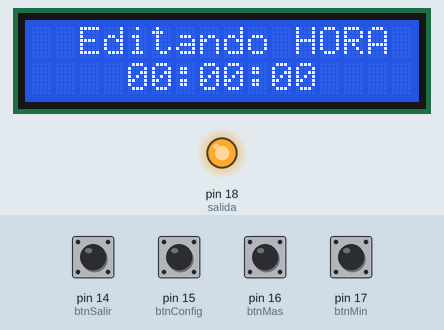
Simulated run of this sketch. Board: Arduino Uno, built with avr-gcc and run on an emulated ATmega328P. Parts: 16×2 character LCD, output pins drawn as LEDs (lit = HIGH). The test bench sets the inputs (shaded band); at power-on: pin 15 (btnConfig), pin 16 (btnMas), pin 17 (btnMin) HIGH, pin 14 (btnSalir) LOW. What the sketch prints to the serial monitor is not drawn.

Above: at 1.2 s.
1.3 s: pin 14 (btnSalir) pulled HIGH for 0.15 s
At 2.0 s:
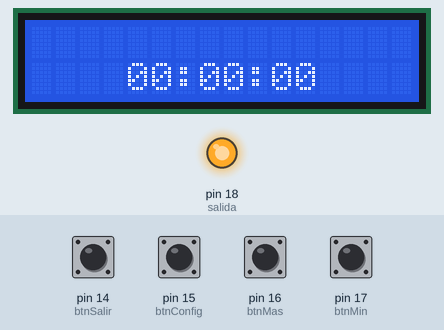
2.9 s: pin 16 (btnMas) pulled LOW for 0.15 s
At 4.0 s:
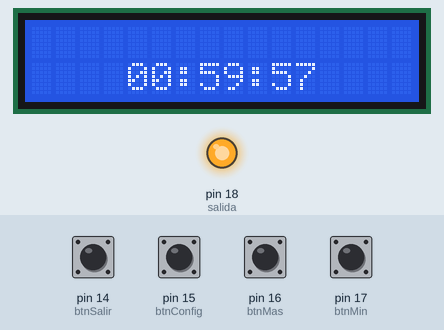
4.5 s: pin 15 (btnConfig) pulled LOW for 0.15 s
At 5.4 s:
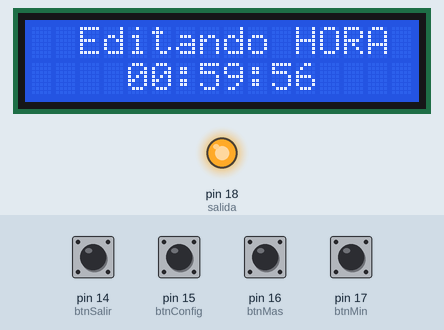
6.1 s: pin 15 (btnConfig) pulled LOW for 1 s
At 7.7 s:
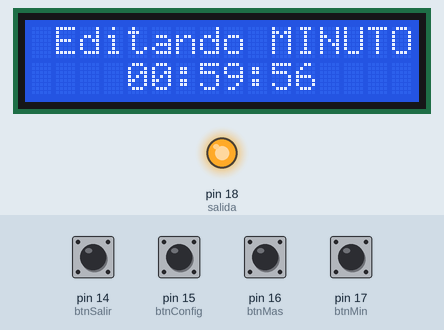
8.6 s: pin 15 (btnConfig) pulled LOW for 0.15 s
At 9.5 s:
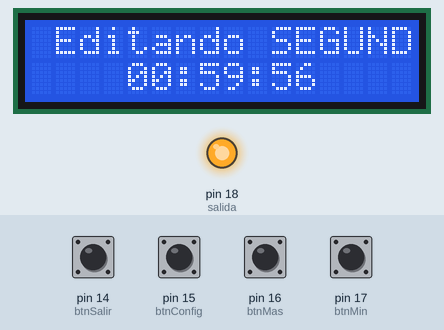
10.2 s: pin 17 (btnMin) pulled LOW for 0.15 s
At 11.7 s:
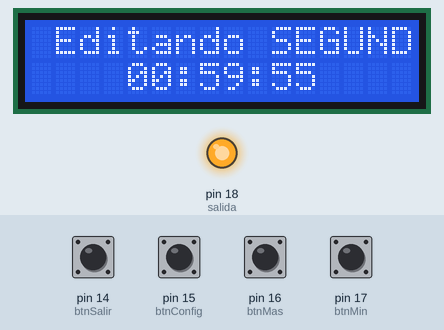
Timing chart, 0 to 12.8 s (numbered marks = the images above; inputs shaded):
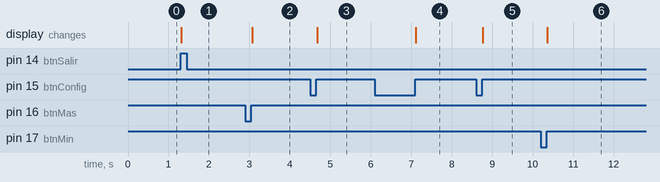

Measured:
- after the input at 1.3 s, the display: changes at once (image 1)
- after the input at 2.9 s, the display: changes after 0.16 s (image 2)
- after the input at 4.5 s, the display: changes after 0.17 s (image 3)
- after the input at 6.1 s, the display: changes after 1.0 s (image 4)
- after the input at 8.6 s, the display: changes after 0.16 s (image 5)
- after the input at 10.2 s, the display: changes after 0.16 s (image 6)

The sketch:

temporizador_v5.ino
```cpp
#include <LiquidCrystal.h>
#include <TimerOne.h>

int seg = 0;
int minutos = 0;
int hora = 0;

//  ENTRADAS
uint8_t btnConfig = 15;
uint8_t btnMas = 16;
uint8_t btnMin = 17;
uint8_t btnSalir = 14;

// SALIDAS
uint8_t salida = 18;

// VARIABLES DE CONTROL
int delayPush = 200;
bool TempActivo = false;
int limite = 0, contador = 0;
// bool level = HIGH;
LiquidCrystal lcd(7, 8, 9, 10, 11, 12);

// VARIABLES ANTIREBOTE
const int tiempoAntirebote = 10;
int cuenta = 0; //Guarda el numero de veces que el boton ha sido presionado
int estadoBtnMas;
int estadoBtnMin;
int estadoBtnSalir;
int estadoBtnConfig;
int estadoBotonAnterior;

void setup(void)
{ // MODOS DE PINES pinMode(led, OUTPUT);
    pinMode(btnConfig, INPUT);
    pinMode(btnMin, INPUT);
    pinMode(btnConfig, INPUT);
    pinMode(btnMas, INPUT);
    pinMode(btnSalir, INPUT);
    pinMode(salida, OUTPUT);

    // CONFIGURAMOS EL TIMER
    Timer1.initialize(1000000);        // Dispara cada segundo
    Timer1.attachInterrupt(ISR_Blink); // Activa la interrupcion y la
    Serial.begin(9600);
    noInterrupts();

    digitalWrite(salida, HIGH);

    // CONFIGURANDO EL LCD
    lcd.begin(16, 2);

    ImprimirLineas();
    ImprimirSeg();
    ImprimirMin();
    ImprimirHora();
    // OTRAS CONFIGURACIONES
}

void ISR_Blink()
{
    contador++;
    Serial.println(limite);
    Serial.println(contador);
    // Contador veces se enciende el LED
    ImprimirSeg();
    ImprimirMin();
    ImprimirHora();
    if (seg == 0)
    {
        seg = 59;
        minutos--;
        if (minutos < 0)
        {
            hora--;
            if (hora != 0)
            {
                minutos = 59;
            }
            else
            {
                minutos = 0;
            }
            if (hora < 0)
            {
                hora = 0;
            }
        }
    }
    seg--;
}

void loop(void)
{
    if (contador > limite)
    {
        noInterrupts();
        TempActivo = false;
        contador = 0;
    }

    if(TempActivo){
        digitalWrite(salida,LOW);
    }else{
        digitalWrite(salida,HIGH);
    }

    estadoBotonAnterior = estadoBtnConfig;
    estadoBtnConfig = digitalRead(btnConfig);
    if (estadoBtnConfig != estadoBotonAnterior)
    {
        if (antirebote(btnConfig)){
            if(!TempActivo)
            ConfigurarTiempos();
        }
    }

    estadoBotonAnterior = estadoBtnMas;
    estadoBtnMas = digitalRead(btnMas);
    if (estadoBtnMas != estadoBotonAnterior) // ACTIVAR TEMPORIZADOR
    {
        if (antirebote(btnMas)){
            delay(delayPush);
            if(TempActivo){noInterrupts(); TempActivo = false;}
            else{interrupts(); TempActivo = true;}
        }
    }
    // if (digitalRead(btnMin) == HIGH) // DESACTIVAR TEMPORIZADOR
    // {
    //     delay(delayPush);
    //     TempActivo = false;
    //     noInterrupts();
    // }

    estadoBotonAnterior = estadoBtnMin;
    estadoBtnMin = digitalRead(btnMin);
    if (estadoBtnMin != estadoBotonAnterior) // DESACTIVAR TEMPORIZADOR
    {
        if (antirebote(btnMin)){
            if(!TempActivo)
                LimpiarVariables();
        }
    }
}

// METODOS
// ImprimirLineas();
void ImprimirEstados(){
    if(TempActivo){
        lcd.setCursor(4,0);
        lcd.print("TEMP. ACTIVO");
    }else{
        lcd.setCursor(4,0);
        lcd.print("TEMP. DETENIDO");
    }
}

void ImprimirLineas()
{
    lcd.setCursor(6, 1);
    lcd.print(":");
    lcd.setCursor(9, 1);
    lcd.print(":");
}

void ImprimirSeg()
{
    if (seg < 10)
    {
        lcd.setCursor(10, 1);
        lcd.print("0");
        lcd.setCursor(11, 1);
        lcd.print(seg);
        lcd.leftToRight();
    }
    else
    {
        lcd.setCursor(9, 1);
        lcd.print(":");
        lcd.setCursor(10, 1);
        lcd.print(seg);
    }
}

void ImprimirMin()
{
    if (minutos < 10)
    {
        lcd.setCursor(7, 1);
        lcd.print("0");
        lcd.setCursor(8, 1);
        lcd.print(minutos);
    }
    else
    {
        lcd.setCursor(7, 1);
        lcd.print(minutos);
    }
}

void ImprimirHora()
{
    if (hora < 10)
    {
        lcd.setCursor(4, 1);
        lcd.print("0");
        lcd.setCursor(5, 1);
        lcd.print(hora);
    }
    else
    {
        lcd.setCursor(4, 1);
        lcd.print(hora);
    }
}

void ConfigurarLimite()
{
    limite = seg + minutos * 60 + hora * 60 * 60;
    Serial.println(limite);
    TempActivo = false;
}

void ConfigurarTiempos()
{
    // noInterrupts();
    uint8_t item = 1;
    bool flag = false;
    do
    {
        switch (item)
        {
            case 1:
            {
                lcd.clear();
                lcd.setCursor(2, 0);
                lcd.print("Editando HORA");

                ImprimirLineas();
                ImprimirSeg();
                ImprimirMin();
                ImprimirHora();
                while (true)
                {
                    estadoBotonAnterior = estadoBtnMas;
                    estadoBtnMas = digitalRead(btnMas);
                    if (estadoBtnMas != estadoBotonAnterior)
                    {
                        if (antirebote(btnMas))
                        {             //checamos  si esta preionado y si lo esta
                            hora++;
                            if (hora > 24)
                            {
                                hora = 0;
                            }
                            ImprimirHora();
                        }
                    }

                    estadoBotonAnterior = estadoBtnMin;
                    estadoBtnMin = digitalRead(btnMin);
                    if (estadoBtnMin != estadoBotonAnterior)
                    {
                        if (antirebote(btnMin))
                        {             //checamos  si esta preionado y si lo esta
                            hora--;
                            if (hora < 0)
                            {
                                hora = 24;
                            }
                            ImprimirHora();
                        }
                    }

                    estadoBotonAnterior = estadoBtnSalir;
                    estadoBtnSalir = digitalRead(btnSalir);
                    if (estadoBtnSalir != estadoBotonAnterior)
                    {
                        if (antirebote(btnSalir))
                        {
                            flag = false;
                            break;
                        }
                    }

                    estadoBotonAnterior = estadoBtnConfig;
                    estadoBtnConfig = digitalRead(btnConfig);
                    if (estadoBtnConfig != estadoBotonAnterior)
                    {
                        if (antirebote(btnConfig)){
                            // goto case 2;
                            item = 2;
                            flag = true;
                            break;
                        }
                    }
                }
                // if(flag){goto case 2;}
                break;
            }

            case 2:
            {
                lcd.clear();
                lcd.setCursor(1, 0);
                lcd.print("Editando MINUTOS");

                ImprimirLineas();
                ImprimirSeg();
                ImprimirMin();
                ImprimirHora();
                while (true)
                {
                    estadoBotonAnterior = estadoBtnMas;
                    estadoBtnMas = digitalRead(btnMas);
                    if (estadoBtnMas != estadoBotonAnterior)
                    {
                        if (antirebote(btnMas))
                        {             //checamos  si esta preionado y si lo esta
                            minutos++;
                            if (minutos > 59)
                            {
                                minutos = 0;
                            }
                            ImprimirMin();
                        }
                    }

                    estadoBotonAnterior = estadoBtnMin;
                    estadoBtnMin = digitalRead(btnMin);
                    if (estadoBtnMin != estadoBotonAnterior)
                    {
                        if (antirebote(btnMin))
                        {             //checamos  si esta preionado y si lo esta
                            minutos--;
                            if (minutos < 0)
                            {
                                minutos = 59;
                            }
                            ImprimirMin();
                        }
                    }

                    estadoBotonAnterior = estadoBtnSalir;
                    estadoBtnSalir = digitalRead(btnSalir);
                    if (estadoBtnSalir != estadoBotonAnterior)
                    {
                        if (antirebote(btnSalir))
                        {
                            flag = false;
                            break;
                        }
                    }

                    estadoBotonAnterior = estadoBtnConfig;
                    estadoBtnConfig = digitalRead(btnConfig);
                    if (estadoBtnConfig != estadoBotonAnterior)
                    {
                        if (antirebote(btnConfig)){
                            item = 3;
                            flag = true;
                            break;
                        }
                    }
                }
                break;
            }

            case 3:
            {
                lcd.clear();
                lcd.setCursor(1, 0);
                lcd.print("Editando SEGUNDOS");

                ImprimirLineas();
                ImprimirSeg();
                ImprimirMin();
                ImprimirHora();
                while (true)
                {
                    estadoBotonAnterior = estadoBtnMas;
                    estadoBtnMas = digitalRead(btnMas);
                    if (estadoBtnMas != estadoBotonAnterior)
                    {
                        if (antirebote(btnMas))
                        {             //checamos  si esta preionado y si lo esta
                            seg++;
                            if (seg > 59 )
                            {
                                seg = 0;
                            }
                            ImprimirSeg();
                        }
                    }

                    estadoBotonAnterior = estadoBtnMin;
                    estadoBtnMin = digitalRead(btnMin);
                    if (estadoBtnMin != estadoBotonAnterior)
                    {
                        if (antirebote(btnMin))
                        {             //checamos  si esta preionado y si lo esta
                            seg--;
                            if (seg < 0 )
                            {
                                seg = 59;
                            }
                            ImprimirSeg();
                        }
                    }

                    estadoBotonAnterior = estadoBtnSalir;
                    estadoBtnSalir = digitalRead(btnSalir);
                    if (estadoBtnSalir != estadoBotonAnterior)
                    {
                        if (antirebote(btnSalir))
                        {
                            flag = false;
                            break;
                        }
                    }

                    estadoBotonAnterior = estadoBtnConfig;
                    estadoBtnConfig = digitalRead(btnConfig);
                    if (estadoBtnConfig != estadoBotonAnterior)
                    {
                        if (antirebote(btnConfig)){
                            item = 1;
                            flag = true;
                            break;
                        }
                    }
                }
                break;
            }
        }
        // interrupts();
    }while (flag);
    ConfigurarLimite();
    lcd.clear();
    ImprimirLineas();
    ImprimirHora();
    ImprimirMin();
    ImprimirSeg();
    // interrupts();
}

void LimpiarVariables(){
    hora = minutos = seg = limite = contador = 0;
    lcd.clear();
    ImprimirLineas();
    ImprimirHora();
    ImprimirMin();
    ImprimirSeg();
}
// FUNCION ANTIREBOTE
boolean antirebote(int pin)
{
    int contador = 0;
    boolean estado;         // guarda el estado del boton
    boolean estadoAnterior; // guarda el ultimo estado del boton

    do
    {
        estado = digitalRead(pin);
        if (estado != estadoAnterior)
        {                 // comparamos el estado actual
            contador = 0; // reiniciamos el contador
            estadoAnterior = estado;
        }
        else
        {
            contador = contador + 1; // aumentamos el contador en 1
        }
        delay(1);
    } while (contador < tiempoAntirebote);
    return estado;
}
```
